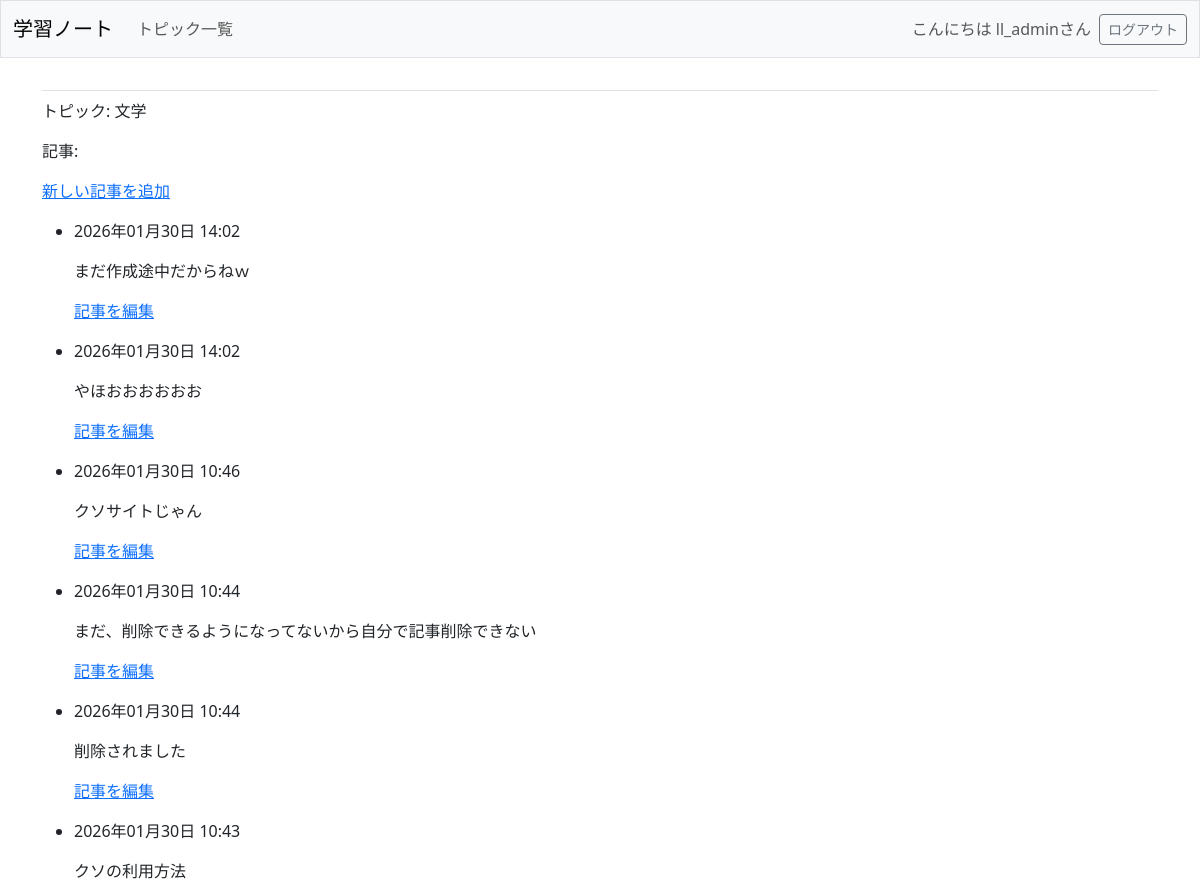
The app's page /topics/3/ (signed in, upper part), older data.
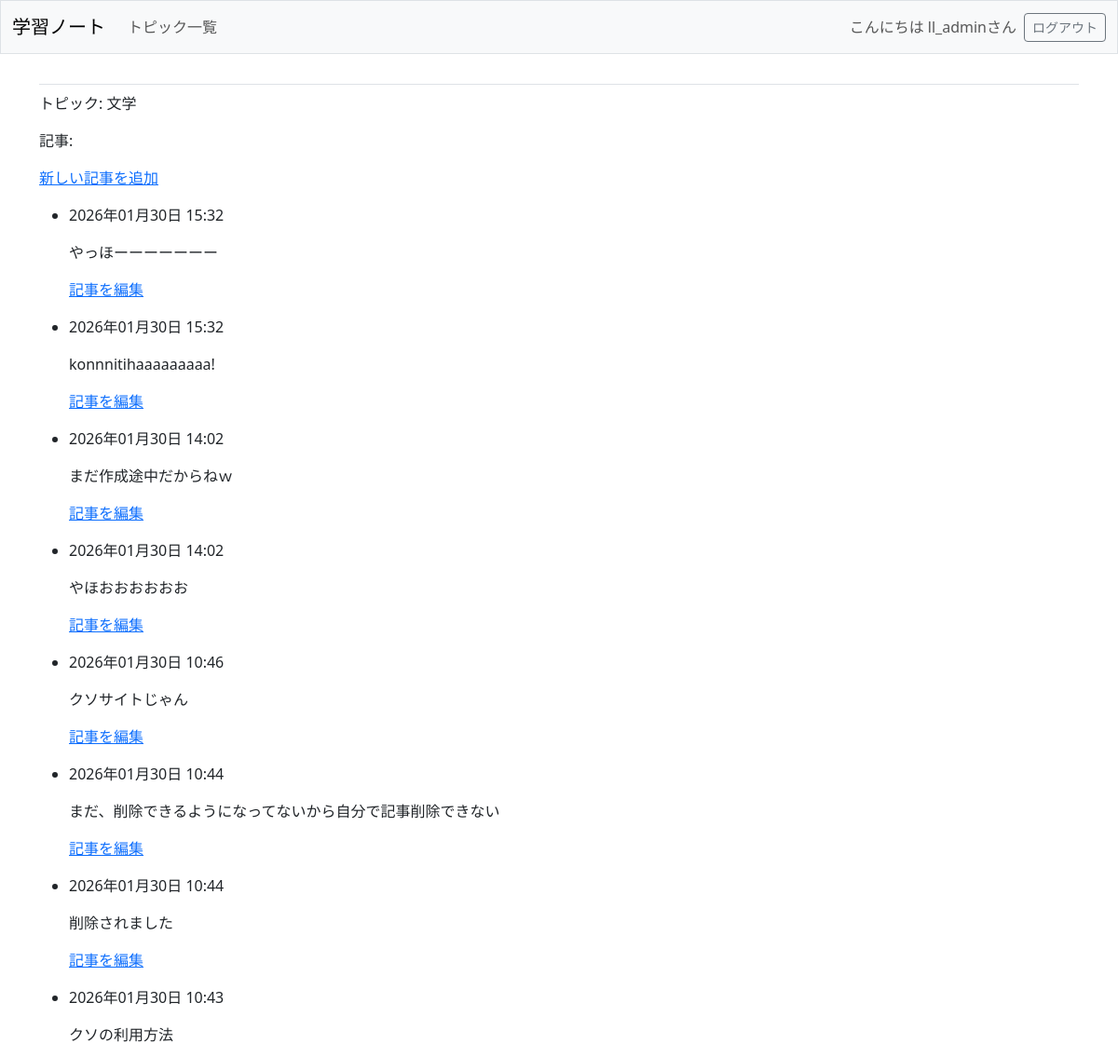
The same page, newer data.
### learning_logs/models.py (models this page shows, shortened)
class Entry(models.Model):
    topic = models.ForeignKey(Topic, on_delete=models.CASCADE)
    text = models.TextField()
    date_added = models.DateTimeField(auto_now_add=True)
    class Meta:
        verbose_name_plural = 'entries'

### learning_logs/views.py (the view)
# urls.py: path('topics/<int:topic_id>/', views.topic, name='topic'),
@login_required
def topic(request, topic_id):
    topic = Topic.objects.get(id=topic_id)
    check_topic_owner(topic, request.user)
    entries = topic.entry_set.order_by('-date_added')
    context = {'topic': topic, 'entries': entries}
    return render(request, 'learning_logs/topic.html', context)

### learning_logs/views.py (called while the page is built)
def check_topic_owner(topic, user):
    if topic.owner != user:
        raise Http404

### learning_logs/templates/learning_logs/topic.html
{% extends 'learning_logs/base.html' %}
{% block content %}
    <p>トピック: {{ topic.text }}</p>
    <p>記事:</p>
    <p>
        <a href="{% url 'learning_logs:new_entry' topic.id %}">新しい記事を追加</a>
    </p>
    <ul>
    {% for entry in entries %}
        <li>
        <p>{{ entry.date_added|date:'Y年m月d日 H:i' }}</p>
        <p>{{ entry.text|linebreaks }}</p>
        <p>
            <a href="{% url 'learning_logs:edit_entry' entry.id %}">記事を編集</a>
        </p>
        </li>
    {% empty %}
        <li>このトピックにはまだ記事がありません。</li>
    {% endfor %}
    </ul>
{% endblock content %}

Row changes from the older to the newer data that the page shows:
added Entry: date_added "2026年01月30日 15:32", text "やっほーーーーーーー"
added Entry: date_added "2026年01月30日 15:32", text "konnnitihaaaaaaaaa!"
